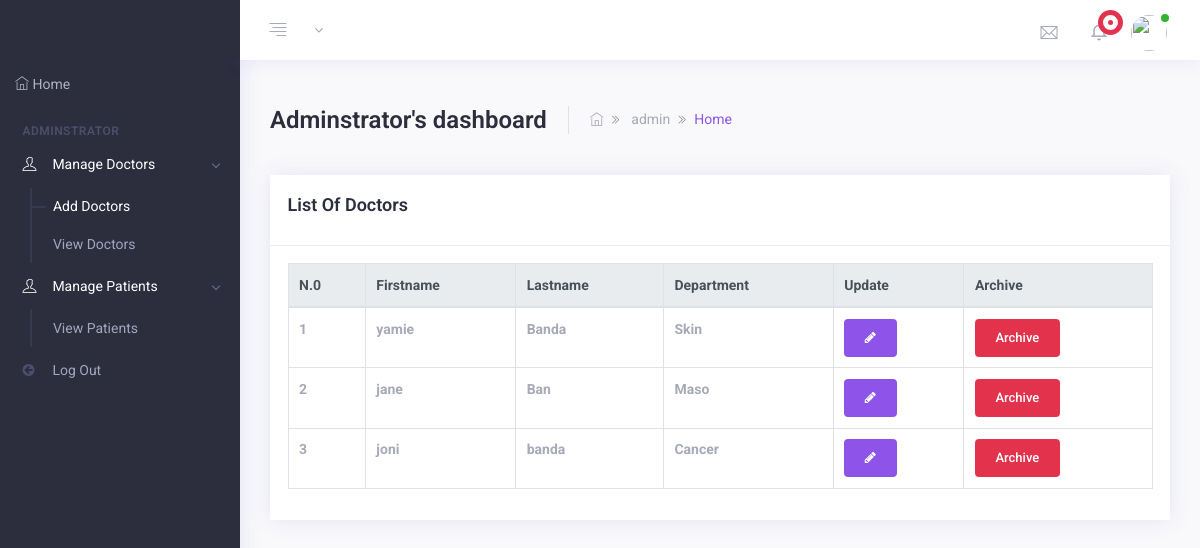
/doctorsList.php, run on the app's committed database.
### tables this page shows
CREATE TABLE `doctors` (
  `id` int(11) NOT NULL,
  `firstname` varchar(100) NOT NULL,
  `lastname` varchar(100) NOT NULL,
  `department` varchar(100) NOT NULL,
  `password` varchar(100) NOT NULL,
  `image` varchar(100) NOT NULL
);

### includes/listDoctors.php (the view, shortened to what this page needs)
<?php
include "connection.php";
$sql = "SELECT * FROM `doctors`";
$result = mysqli_query($con, $sql);
$count = 0;
?>
<div class="row">
    <div class="col-md-12">
        <div class="card card-statistics">
            <div class="card-header">
                <div class="card-heading">
                    <h4 class="card-title-primary">List Of Doctors</h4>
                </div>
            </div>
            <div class="card-body">
                <table id="export-table" class="table table-bordered">
                    <thead class="thead-light">
                        <tr>
                            <th>N.0</th>
                            <th>Firstname</th>
                            <th>Lastname</th>
                            <th>Department</th>
                            <th>Update</th>
                            <th>Archive</th>
                        </tr>
                    </thead>
                    <tbody>
                        <?php while ($row = mysqli_fetch_assoc($result)) : ?>
                            <tr>
                                <th><?php echo ++$count; ?></th>
                                <th><?php echo $row['firstname'] ?></th>
                                <th><?php echo $row['lastname'] ?></th>
                                <th><?php echo $row['department'] ?></th>
                                <td>
                                    <button type="button" class="fa fa-pencil btn btn-primary" onclick="location.href='DoctorUpdate.php?id=<?php echo $row["id"]; ?>'"></button>
                                </td>
                                <td>
                                    <button type="button" onclick="archiveDoctor(<?php echo $row['id']; ?>)" class="btn btn-danger">Archive</button>
                                </td>
                            </tr>
                        <?php endwhile; ?>
                    </tbody>
                </table>
            </div>
        </div>
    </div>
</div>

### data on the page
doctors: firstname "yamie", lastname "Banda", department "Skin"
doctors: firstname "jane", lastname "Ban", department "Maso"
doctors: firstname "joni", lastname "banda", department "Cancer"
